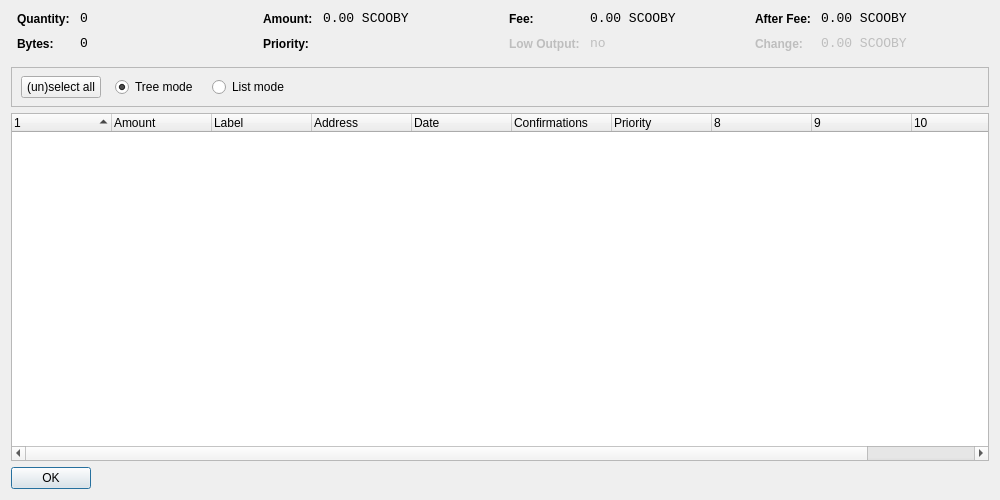
<?xml version="1.0" encoding="UTF-8"?>
<ui version="4.0">
 <class>CoinControlDialog</class>
 <widget class="QDialog" name="CoinControlDialog">
  <property name="geometry">
   <rect>
    <x>0</x>
    <y>0</y>
    <width>1000</width>
    <height>500</height>
   </rect>
  </property>
  <property name="windowTitle">
   <string>Coin Control</string>
  </property>
  <layout class="QVBoxLayout" name="verticalLayout">
   <item>
    <layout class="QHBoxLayout" name="horizontalLayoutTop" stretch="0,0,0,0">
     <property name="topMargin">
      <number>0</number>
     </property>
     <property name="bottomMargin">
      <number>10</number>
     </property>
     <item>
      <layout class="QFormLayout" name="formLayoutCoinControl1">
       <property name="horizontalSpacing">
        <number>10</number>
       </property>
       <property name="verticalSpacing">
        <number>10</number>
       </property>
       <property name="leftMargin">
        <number>6</number>
       </property>
       <property name="rightMargin">
        <number>6</number>
       </property>
       <item row="0" column="0">
        <widget class="QLabel" name="labelCoinControlQuantityText">
         <property name="styleSheet">
          <string notr="true">font-weight:bold;</string>
         </property>
         <property name="text">
          <string>Quantity:</string>
         </property>
        </widget>
       </item>
       <item row="0" column="1">
        <widget class="QLabel" name="labelCoinControlQuantity">
         <property name="font">
          <font>
           <family>Monospace</family>
           <pointsize>10</pointsize>
          </font>
         </property>
         <property name="cursor">
          <cursorShape>IBeamCursor</cursorShape>
         </property>
         <property name="contextMenuPolicy">
          <enum>Qt::ActionsContextMenu</enum>
         </property>
         <property name="text">
          <string notr="true">0</string>
         </property>
         <property name="textInteractionFlags">
          <set>Qt::LinksAccessibleByMouse|Qt::TextSelectableByKeyboard|Qt::TextSelectableByMouse</set>
         </property>
        </widget>
       </item>
       <item row="1" column="0">
        <widget class="QLabel" name="labelCoinControlBytesText">
         <property name="styleSheet">
          <string notr="true">font-weight:bold;</string>
         </property>
         <property name="text">
          <string>Bytes:</string>
         </property>
        </widget>
       </item>
       <item row="1" column="1">
        <widget class="QLabel" name="labelCoinControlBytes">
         <property name="font">
          <font>
           <family>Monospace</family>
           <pointsize>10</pointsize>
          </font>
         </property>
         <property name="cursor">
          <cursorShape>IBeamCursor</cursorShape>
         </property>
         <property name="contextMenuPolicy">
          <enum>Qt::ActionsContextMenu</enum>
         </property>
         <property name="text">
          <string notr="true">0</string>
         </property>
         <property name="textInteractionFlags">
          <set>Qt::LinksAccessibleByMouse|Qt::TextSelectableByKeyboard|Qt::TextSelectableByMouse</set>
         </property>
        </widget>
       </item>
      </layout>
     </item>
     <item>
      <layout class="QFormLayout" name="formLayoutCoinControl2">
       <property name="horizontalSpacing">
        <number>10</number>
       </property>
       <property name="verticalSpacing">
        <number>10</number>
       </property>
       <property name="leftMargin">
        <number>6</number>
       </property>
       <property name="rightMargin">
        <number>6</number>
       </property>
       <item row="0" column="0">
        <widget class="QLabel" name="labelCoinControlAmountText">
         <property name="styleSheet">
          <string notr="true">font-weight:bold;</string>
         </property>
         <property name="text">
          <string>Amount:</string>
         </property>
        </widget>
       </item>
       <item row="0" column="1">
        <widget class="QLabel" name="labelCoinControlAmount">
         <property name="font">
          <font>
           <family>Monospace</family>
           <pointsize>10</pointsize>
          </font>
         </property>
         <property name="cursor">
          <cursorShape>IBeamCursor</cursorShape>
         </property>
         <property name="contextMenuPolicy">
          <enum>Qt::ActionsContextMenu</enum>
         </property>
         <property name="text">
          <string notr="true">0.00 SCOOBY</string>
         </property>
         <property name="textInteractionFlags">
          <set>Qt::LinksAccessibleByMouse|Qt::TextSelectableByKeyboard|Qt::TextSelectableByMouse</set>
         </property>
        </widget>
       </item>
       <item row="1" column="0">
        <widget class="QLabel" name="labelCoinControlPriorityText">
         <property name="styleSheet">
          <string notr="true">font-weight:bold;</string>
         </property>
         <property name="text">
          <string>Priority:</string>
         </property>
        </widget>
       </item>
       <item row="1" column="1">
        <widget class="QLabel" name="labelCoinControlPriority">
         <property name="font">
          <font>
           <family>Monospace</family>
           <pointsize>10</pointsize>
          </font>
         </property>
         <property name="cursor">
          <cursorShape>IBeamCursor</cursorShape>
         </property>
         <property name="contextMenuPolicy">
          <enum>Qt::ActionsContextMenu</enum>
         </property>
         <property name="text">
          <string/>
         </property>
         <property name="textInteractionFlags">
          <set>Qt::LinksAccessibleByMouse|Qt::TextSelectableByKeyboard|Qt::TextSelectableByMouse</set>
         </property>
        </widget>
       </item>
      </layout>
     </item>
     <item>
      <layout class="QFormLayout" name="formLayoutCoinControl3">
       <property name="horizontalSpacing">
        <number>10</number>
       </property>
       <property name="verticalSpacing">
        <number>10</number>
       </property>
       <property name="leftMargin">
        <number>6</number>
       </property>
       <property name="rightMargin">
        <number>6</number>
       </property>
       <item row="0" column="0">
        <widget class="QLabel" name="labelCoinControlFeeText">
         <property name="styleSheet">
          <string notr="true">font-weight:bold;</string>
         </property>
         <property name="text">
          <string>Fee:</string>
         </property>
        </widget>
       </item>
       <item row="0" column="1">
        <widget class="QLabel" name="labelCoinControlFee">
         <property name="font">
          <font>
           <family>Monospace</family>
           <pointsize>10</pointsize>
          </font>
         </property>
         <property name="cursor">
          <cursorShape>IBeamCursor</cursorShape>
         </property>
         <property name="contextMenuPolicy">
          <enum>Qt::ActionsContextMenu</enum>
         </property>
         <property name="text">
          <string notr="true">0.00 SCOOBY</string>
         </property>
         <property name="textInteractionFlags">
          <set>Qt::LinksAccessibleByMouse|Qt::TextSelectableByKeyboard|Qt::TextSelectableByMouse</set>
         </property>
        </widget>
       </item>
       <item row="1" column="0">
        <widget class="QLabel" name="labelCoinControlLowOutputText">
         <property name="enabled">
          <bool>false</bool>
         </property>
         <property name="styleSheet">
          <string notr="true">font-weight:bold;</string>
         </property>
         <property name="text">
          <string>Low Output:</string>
         </property>
        </widget>
       </item>
       <item row="1" column="1">
        <widget class="QLabel" name="labelCoinControlLowOutput">
         <property name="enabled">
          <bool>false</bool>
         </property>
         <property name="font">
          <font>
           <family>Monospace</family>
           <pointsize>10</pointsize>
          </font>
         </property>
         <property name="cursor">
          <cursorShape>IBeamCursor</cursorShape>
         </property>
         <property name="contextMenuPolicy">
          <enum>Qt::ActionsContextMenu</enum>
         </property>
         <property name="text">
          <string notr="true">no</string>
         </property>
         <property name="textInteractionFlags">
          <set>Qt::LinksAccessibleByMouse|Qt::TextSelectableByKeyboard|Qt::TextSelectableByMouse</set>
         </property>
        </widget>
       </item>
      </layout>
     </item>
     <item>
      <layout class="QFormLayout" name="formLayoutCoinControl4">
       <property name="horizontalSpacing">
        <number>10</number>
       </property>
       <property name="verticalSpacing">
        <number>10</number>
       </property>
       <property name="leftMargin">
        <number>6</number>
       </property>
       <property name="rightMargin">
        <number>6</number>
       </property>
       <item row="0" column="0">
        <widget class="QLabel" name="labelCoinControlAfterFeeText">
         <property name="styleSheet">
          <string notr="true">font-weight:bold;</string>
         </property>
         <property name="text">
          <string>After Fee:</string>
         </property>
        </widget>
       </item>
       <item row="0" column="1">
        <widget class="QLabel" name="labelCoinControlAfterFee">
         <property name="font">
          <font>
           <family>Monospace</family>
           <pointsize>10</pointsize>
          </font>
         </property>
         <property name="cursor">
          <cursorShape>IBeamCursor</cursorShape>
         </property>
         <property name="contextMenuPolicy">
          <enum>Qt::ActionsContextMenu</enum>
         </property>
         <property name="text">
          <string notr="true">0.00 SCOOBY</string>
         </property>
         <property name="textInteractionFlags">
          <set>Qt::LinksAccessibleByMouse|Qt::TextSelectableByKeyboard|Qt::TextSelectableByMouse</set>
         </property>
        </widget>
       </item>
       <item row="1" column="0">
        <widget class="QLabel" name="labelCoinControlChangeText">
         <property name="enabled">
          <bool>false</bool>
         </property>
         <property name="styleSheet">
          <string notr="true">font-weight:bold;</string>
         </property>
         <property name="text">
          <string>Change:</string>
         </property>
        </widget>
       </item>
       <item row="1" column="1">
        <widget class="QLabel" name="labelCoinControlChange">
         <property name="enabled">
          <bool>false</bool>
         </property>
         <property name="font">
          <font>
           <family>Monospace</family>
           <pointsize>10</pointsize>
          </font>
         </property>
         <property name="cursor">
          <cursorShape>IBeamCursor</cursorShape>
         </property>
         <property name="contextMenuPolicy">
          <enum>Qt::ActionsContextMenu</enum>
         </property>
         <property name="text">
          <string notr="true">0.00 SCOOBY</string>
         </property>
         <property name="textInteractionFlags">
          <set>Qt::LinksAccessibleByMouse|Qt::TextSelectableByKeyboard|Qt::TextSelectableByMouse</set>
         </property>
        </widget>
       </item>
      </layout>
     </item>
    </layout>
   </item>
   <item>
    <widget class="QFrame" name="frame">
     <property name="minimumSize">
      <size>
       <width>0</width>
       <height>40</height>
      </size>
     </property>
     <property name="frameShape">
      <enum>QFrame::StyledPanel</enum>
     </property>
     <property name="frameShadow">
      <enum>QFrame::Sunken</enum>
     </property>
     <widget class="QWidget" name="horizontalLayoutWidget">
      <property name="geometry">
       <rect>
        <x>10</x>
        <y>0</y>
        <width>781</width>
        <height>41</height>
       </rect>
      </property>
      <layout class="QHBoxLayout" name="horizontalLayoutPanel" stretch="0,0,0,0,0">
       <property name="spacing">
        <number>14</number>
       </property>
       <item>
        <widget class="QPushButton" name="pushButtonSelectAll">
         <property name="sizePolicy">
          <sizepolicy hsizetype="Maximum" vsizetype="Fixed">
           <horstretch>0</horstretch>
           <verstretch>0</verstretch>
          </sizepolicy>
         </property>
         <property name="text">
          <string>(un)select all</string>
         </property>
        </widget>
       </item>
       <item>
        <widget class="QRadioButton" name="radioTreeMode">
         <property name="sizePolicy">
          <sizepolicy hsizetype="Maximum" vsizetype="Fixed">
           <horstretch>0</horstretch>
           <verstretch>0</verstretch>
          </sizepolicy>
         </property>
         <property name="text">
          <string>Tree mode</string>
         </property>
         <property name="checked">
          <bool>true</bool>
         </property>
        </widget>
       </item>
       <item>
        <widget class="QRadioButton" name="radioListMode">
         <property name="sizePolicy">
          <sizepolicy hsizetype="Maximum" vsizetype="Fixed">
           <horstretch>0</horstretch>
           <verstretch>0</verstretch>
          </sizepolicy>
         </property>
         <property name="text">
          <string>List mode</string>
         </property>
        </widget>
       </item>
       <item>
        <spacer name="horizontalSpacer">
         <property name="orientation">
          <enum>Qt::Horizontal</enum>
         </property>
         <property name="sizeHint" stdset="0">
          <size>
           <width>40</width>
           <height>20</height>
          </size>
         </property>
        </spacer>
       </item>
      </layout>
     </widget>
    </widget>
   </item>
   <item>
    <widget class="CoinControlTreeWidget" name="treeWidget">
     <property name="contextMenuPolicy">
      <enum>Qt::CustomContextMenu</enum>
     </property>
     <property name="sortingEnabled">
      <bool>false</bool>
     </property>
     <property name="columnCount">
      <number>11</number>
     </property>
     <attribute name="headerShowSortIndicator" stdset="0">
      <bool>true</bool>
     </attribute>
     <attribute name="headerStretchLastSection">
      <bool>false</bool>
     </attribute>
     <column>
      <property name="text">
       <string/>
      </property>
     </column>
     <column>
      <property name="text">
       <string>Amount</string>
      </property>
     </column>
     <column>
      <property name="text">
       <string>Label</string>
      </property>
     </column>
     <column>
      <property name="text">
       <string>Address</string>
      </property>
     </column>
     <column>
      <property name="text">
       <string>Date</string>
      </property>
     </column>
     <column>
      <property name="text">
       <string>Confirmations</string>
      </property>
      <property name="toolTip">
       <string>Confirmed</string>
      </property>
     </column>
     <column>
      <property name="text">
       <string>Priority</string>
      </property>
     </column>
     <column>
      <property name="text">
       <string/>
      </property>
     </column>
     <column>
      <property name="text">
       <string/>
      </property>
     </column>
     <column>
      <property name="text">
       <string/>
      </property>
     </column>
     <column>
      <property name="text">
       <string/>
      </property>
     </column>
    </widget>
   </item>
   <item>
    <widget class="QDialogButtonBox" name="buttonBox">
     <property name="sizePolicy">
      <sizepolicy hsizetype="Maximum" vsizetype="Fixed">
       <horstretch>0</horstretch>
       <verstretch>0</verstretch>
      </sizepolicy>
     </property>
     <property name="orientation">
      <enum>Qt::Horizontal</enum>
     </property>
     <property name="standardButtons">
      <set>QDialogButtonBox::Ok</set>
     </property>
    </widget>
   </item>
  </layout>
 </widget>
 <customwidgets>
  <customwidget>
   <class>CoinControlTreeWidget</class>
   <extends>QTreeWidget</extends>
   <header>coincontroltreewidget.h</header>
  </customwidget>
 </customwidgets>
 <resources/>
 <connections/>
</ui>
